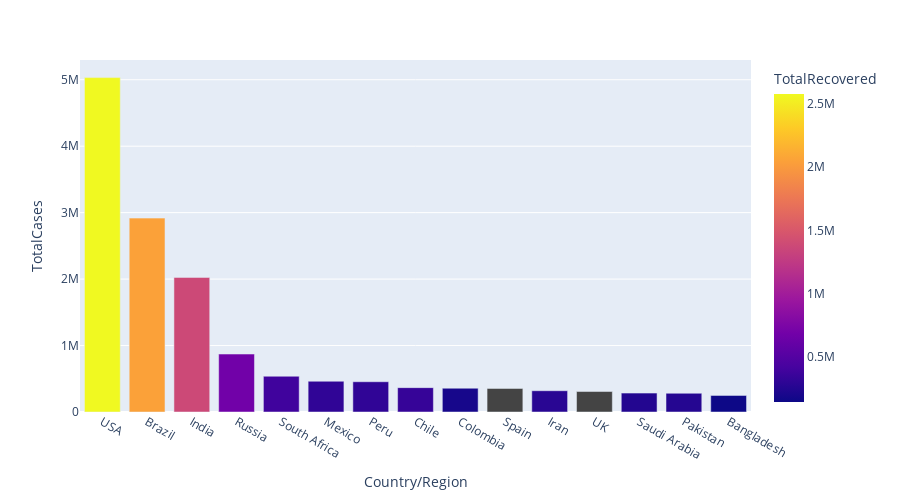

The notebook cell this image was saved under:
### Code cell
# To create a barchart
px.bar(dataset1.head(15), x = 'Country/Region', y = 'TotalCases', color = 'TotalRecovered', height = 500, 
       hover_data = ['Country/Region','Continent'])

### Figure 1 — Plotly figure (JSON) as saved in the notebook; plotly's stock layout.template omitted (floating-point values rounded to 4 significant figures)
{"data": [{"alignmentgroup": "True", "customdata": [["North America"], ["South America"], ["Asia"], ["Europe"], ["Africa"], ["North America"], ["South America"], ["South America"], ["South America"], ["Europe"], ["Asia"], ["Europe"], ["Asia"], ["Asia"], ["Asia"]], "hovertemplate": "Country/Region=%{x}<br>TotalCases=%{y}<br>Continent=%{customdata[0]}<br>TotalRecovered=%{marker.color}<extra></extra>", "legendgroup": "", "marker": {"color": [2576668, 2047660, 1377384, 676357, 387316, 308848, 310337, 340168, 192355, null, 277463, null, 247089, 256058, 143824], "coloraxis": "coloraxis", "pattern": {"shape": ""}}, "name": "", "offsetgroup": "", "orientation": "v", "showlegend": false, "textposition": "auto", "type": "bar", "x": ["USA", "Brazil", "India", "Russia", "South Africa", "Mexico", "Peru", "Chile", "Colombia", "Spain", "Iran", "UK", "Saudi Arabia", "Pakistan", "Bangladesh"], "xaxis": "x", "y": [5032179, 2917562, 2025409, 871894, 538184, 462690, 455409, 366671, 357710, 354530, 320117, 308134, 284226, 281863, 249651], "yaxis": "y"}], "layout": {"barmode": "relative", "coloraxis": {"colorbar": {"title": {"text": "TotalRecovered"}}, "colorscale": [[0, "#0d0887"], [0.1111, "#46039f"], [0.2222, "#7201a8"], [0.3333, "#9c179e"], [0.4444, "#bd3786"], [0.5556, "#d8576b"], [0.6667, "#ed7953"], [0.7778, "#fb9f3a"], [0.8889, "#fdca26"], [1, "#f0f921"]]}, "height": 500, "legend": {"tracegroupgap": 0}, "margin": {"t": 60}, "xaxis": {"anchor": "y", "domain": [0, 1], "title": {"text": "Country/Region"}}, "yaxis": {"anchor": "x", "domain": [0, 1], "title": {"text": "TotalCases"}}}}
